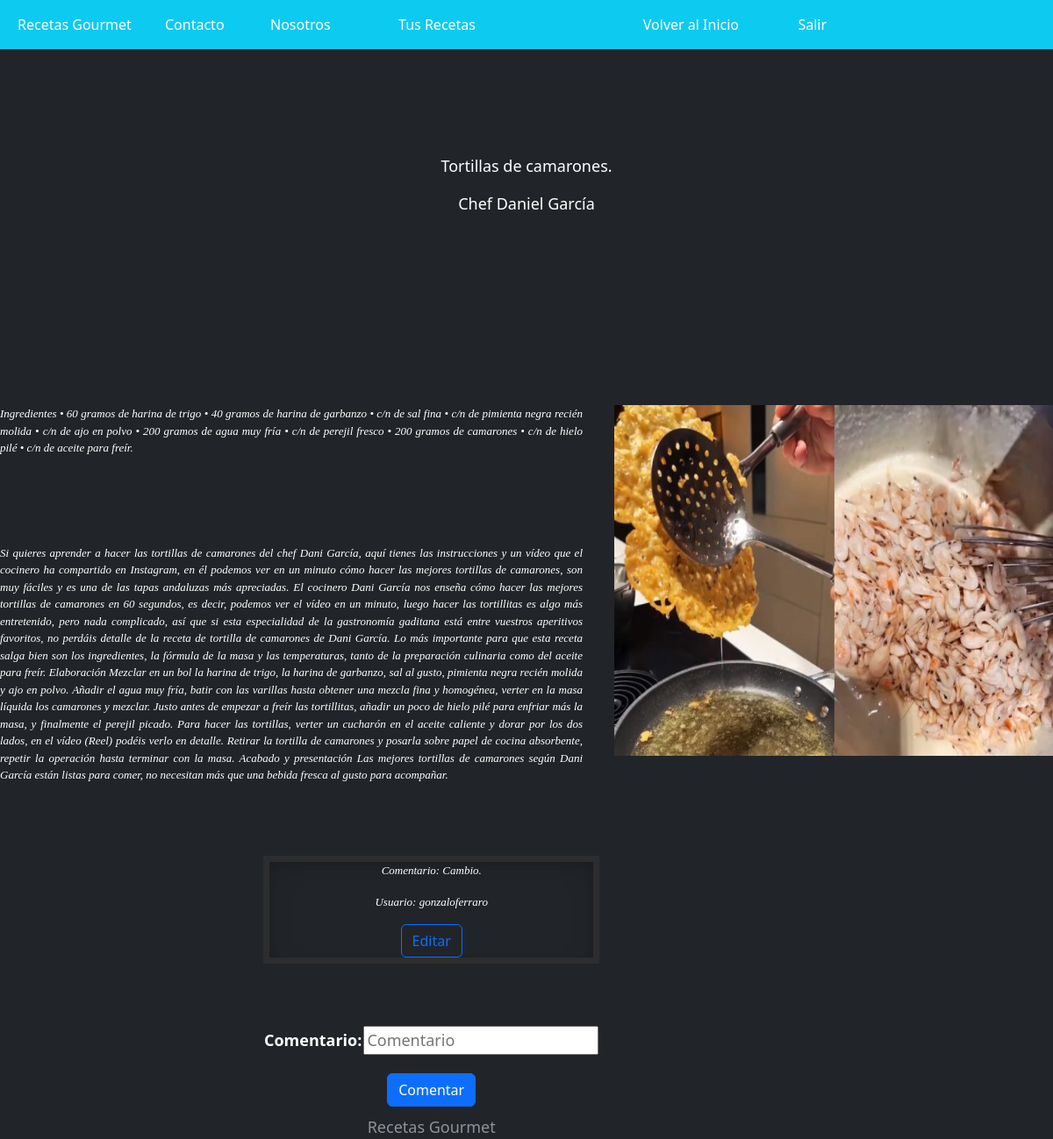
Screenshot of /Blog/camaron/ with the database file from the repository.
### Blog/models.py (models this page shows, shortened)
class Receta(models.Model):
    imagen = models.ImageField(upload_to= "recetas", null= True, blank = True)
    nombre = models.CharField(max_length=80)
    ingrediente = models.CharField(max_length=5000, null=True, blank = True)
    texto = models.CharField(max_length=5000)
    email = models.EmailField()
    autor = models.CharField(max_length=30)

class Comentario(models.Model):
    Comentario = models.CharField(max_length=500)
    us = models.CharField(max_length=500, null=True, blank=True)
    autor = models.CharField(max_length=500, null=True, blank=True)
    nivel = models.CharField(max_length=500, null=True, blank=True)

### Blog/views.py (the view)
# urls.py: path('camaron/', camaron),
def camaron(request):
    autor1 = "Daniel García"
    rec = Receta.objects.filter(autor=autor1)
    com=Comentario.objects.filter(autor=autor1)
    if request.method == "POST":
        formulario = form_comentario(request.POST)
        if formulario.is_valid():
            informacion = formulario.cleaned_data
            com = Comentario(Comentario = informacion["Comentario"],
            us= request.user, autor="Daniel García")
            com.save() #Guardo la data en la base de datos como en la función estudiantes.
            com=Comentario.objects.filter(autor=autor1)
            return render(request, "camaron.html",{"recetas":rec,"comentarios":com,"formulario":formulario})
        else:
            formulario = form_comentario()
            return render(request, "camaron.html",{"recetas":rec,"comentarios":com,"formulario":formulario})
    else:
        formulario = form_comentario()
        return render(request, "camaron.html",{"recetas":rec,"comentarios":com,"formulario":formulario})

### Blog/forms.py
class form_comentario(forms.Form):
    Comentario = forms.CharField(widget= forms.TextInput(attrs={'placeholder': 'Comentario'}))
    class Meta:
        model = User
        fields = ['Comentario']
        help_texts = {k:"" for k in fields}

### Blog/template/camaron.html (shortened to what this page needs)
{% extends "home.html"%}
    {% load static %}
{% block contenido %}
<body class="d-flex h-100 text-center text-bg-dark" >
    <div class="contenido1">
        <p class="nav-item" style="position: relative; font-size: large;">
            {% if recetas %}
                {% for r in recetas %}
                    <p>
                        {{r.nombre}}
                    </p>
                    <p>
                        Chef {{r.autor}}
                    </p>
                    <img src="{{r.imagen.url}}" style="float: right; margin: 0 0 1em 2em; position:relative; top:200px" height="400px" width= "500px" alt="" >
                    <div class = "contenido2" style="position:relative;top:200px;">
                        {{r.ingrediente}}
                    </div>
                    <div class = "contenido2" style="position:relative;top:300px;">
                        {{r.texto}}
                    </div>
                {%endfor%}
            {% endif %}
            <div  style="position: absolute; top:800px;left:300px">
                {% if comentarios %}
                    {% for c in comentarios %}
                        <div class="list-group">
                            <div class="borde">
                                <p class="contenido22" style="position:relative">Comentario: {{c.Comentario}}</p>
                                <p class="contenido22" style="position:relative">Usuario: {{c.us}}</p>
                                <a  href="/Blog/editar_camaron/{{c.id}}" class= "btn btn-outline-primary" style="position: relative;">Editar</a>
                            </div>
                        </div>
                    {%endfor%}
                {%endif%}
                <div style="position:relative;">
                    <form style="position:relative; top:70px" method="POST">{% csrf_token %}
                        <table style="position:relative">
                            {{ formulario.as_table }}
                        </table>
                        <button class="btn btn-primary" style="position:relative; top:20px; text-decoration: none; color: white" type="submit">Comentar</button>
                    </form>
                </div>
                <footer class="mt-auto text-white-50" style="position:relative;top:100px">
                    <p>Recetas Gourmet </p>
                </footer>
            </div>
        </p>
    </div>
</body>
</html>
{% endblock %}

### Blog/static/css/myestilo.css (style rules this page uses)
.borde { border: solid rgba(97, 78, 78, 0.192); border-width: 7px ; box-shadow: inset 0 .5em 1.5em rgba(0, 0, 0, .1), inset 0 .125em .5em rgba(0, 0, 0, .15); }
.contenido1 { position: relative; top: 80px; font-size: 1.125rem; }
.contenido2 { position: relative; top: 80px; font-size: small; font-family: Georgia, 'Times New Roman', Times, serif; font-style: italic; color: white; text-align: justify; vertical-align: baseline; align-content: center; display: inherit; clear: left; }
.contenido22 { position: relative; font-size: small; font-family: Georgia, 'Times New Roman', Times, serif; font-style: italic; color: white; vertical-align: baseline; align-content: center; display: inherit; clear: left; }

### Blog/template/camaron.html (style rules this page uses)
body { background-image: url("https://img.freepik.com/fotos-premium/fondo-madera-oscura-textura-madera-negra-espacio-disenar-su-trabajo_330494-281.jpg?w=2000"); background-position: center 25%; background-size: cover; }

### rows the page displays
Receta: nombre "Tortillas de camarones.", autor "Daniel García", imagen (picture), ingrediente "Ingredientes • 60 gramos de harina de trigo • 40 gramos de harina de garbanzo • c/n de sal fina • c/n de pimienta negra recién molida • c/n de ajo en polvo • 200 gramos de agua muy fría • c/n de perejil fresco • 200 gramos de camarones • c/n de hielo pilé • c/n de aceite para freír.", texto "Si quieres aprender a hacer las tortillas de camarones del chef Dani García, aquí tienes las instrucciones y un vídeo que el cocinero ha compartido en Instagram, en él podemos ver en un minuto cómo hacer las mejores tortillas de camarones, son muy fáciles y es una de las tapas andaluzas más apreciadas. El cocinero Dani García nos enseña cómo hacer las mejores tortillas de camarones en 60 segundos, es decir, podemos ver el vídeo en un minuto, luego hacer las tortillitas es algo más entretenido, pero nada complicado, así que si esta especialidad de la gastronomía gaditana está entre vuestros aperitivos favoritos, no perdáis detalle de la receta de tortilla de camarones de Dani García. Lo más…"
Comentario: Comentario "Cambio.", us "gonzaloferraro"
